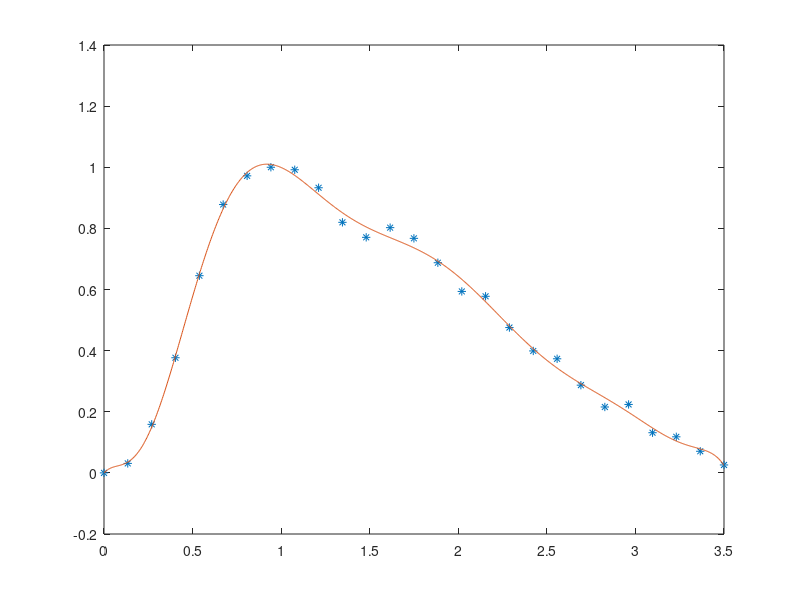
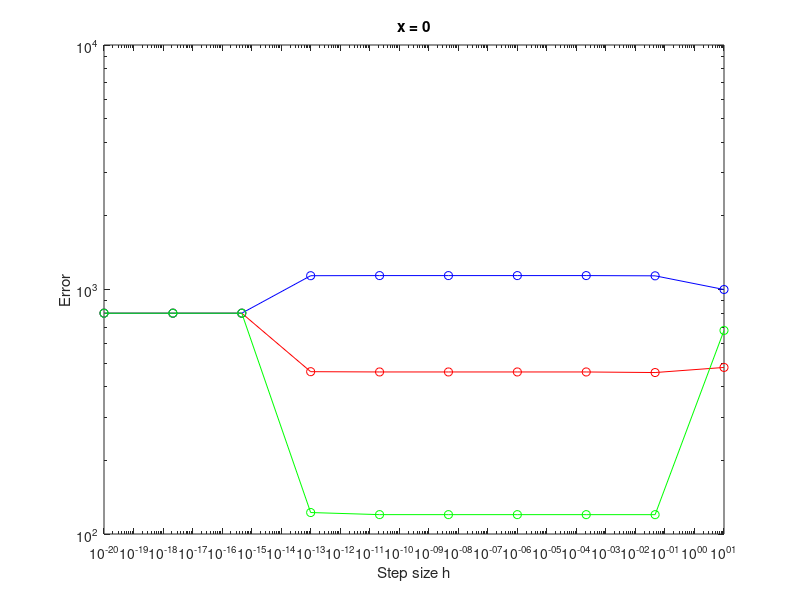
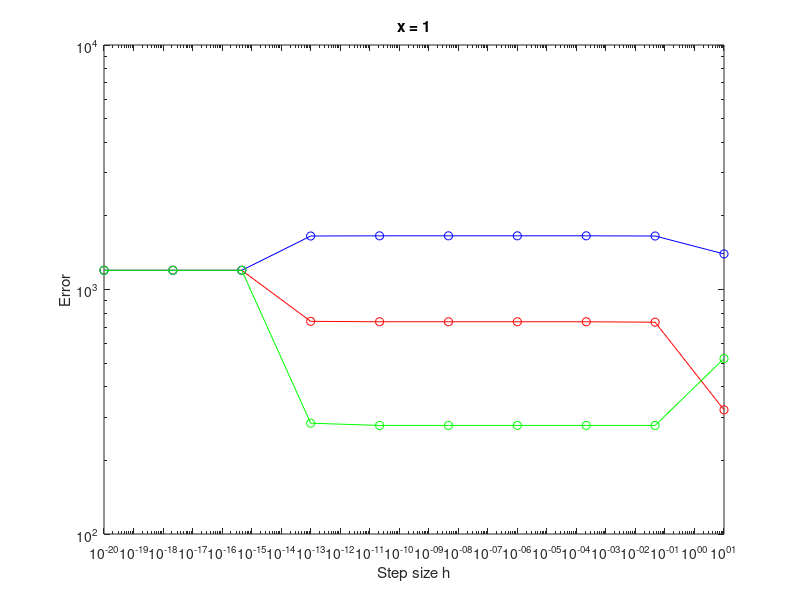
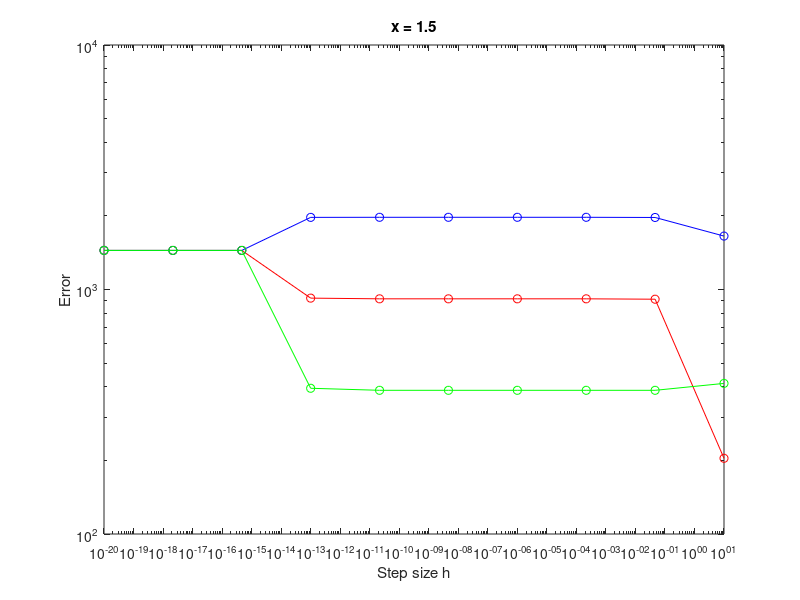

These figures' MATLAB source, in order: (Note: this script raises an error after producing the figures.)
% Emily Ng Shao Yih 46766546
% COSC2500 Module 1
% -----------------------------------------------------------------------
%% R1.1 -----------------------------------------------------------------
x = [ 0 0.1341 0.2693 0.4034 0.5386 0.6727 ...
0.8079 0.9421 1.0767 1.2114 1.3460 1.4801 ...
1.6153 1.7495 1.8847 2.0199 2.1540 2.2886 ...
2.4233 2.5579 2.6921 2.8273 2.9614 3.0966 ...
3.2307 3.3659 3.5000 ];
y = [ 0 0.0310 0.1588 0.3767 0.6452 0.8780 ...
0.9719 1.0000 0.9918 0.9329 0.8198 0.7707 ...
0.8024 0.7674 0.6876 0.5937 0.5778 0.4755 ...
0.3990 0.3733 0.2870 0.2156 0.2239 0.1314 ...
0.1180 0.0707 0.0259 ];
P = polyfit(x,y,10); %trial and error, 10 is the best fit by eye
x2 = linspace (0 ,3.5 ,1000);
y2 = polyval (P , x2 );
plot (x ,y , '*' ,x2 , y2 );

%all code in this section is referenced from programming hints
% f(x) = (-x^2) + 2x, 0 <= x <= 1
% f(x) = -0.4x + 1.4, 1 <= x <= 3.5
% ------------------------------------------------------------------------
%% R1.2 ------------------------------------------------------------------
x = [0,1,1.5,2];
num_points = 10;
h = logspace ( -20 , 1 , num_points ); %referenced from programming hints

for i = 1 : length(x)
    
    f12 = @(x) (x.^4)-(2.*x.^3);
    f13 = @(x) (f12(x+h)-f12(x))/h; %differenciated @f12
for n = 1 : num_points
   
   %forward difference
   fd = (f13(x(i)+h(n))-f13(x(i)))/h(n);
   %exact results
   ed = f13(x(i));
   
   %forward difference error
   fde(n) = abs(fd-ed);
   
   %backwards difference
   bd = (f13(x(i)-h(n))-f13(x(i)))/h(n);
   
   %backwards difference error
   bde(n) = abs(bd-ed);
   
   %central difference
   cd = (f13(x(i)+h(n))-f13(x(i)-h(n)))/h(n);
   
   %central difference error
   cde(n) = abs(cd-ed);
    
end

figure;
loglog(h,fde,'-or',h,bde,'-ob',h,cde,'-og');
title(['x = ' num2str(x(i))]);
ylabel('Error');
xlabel('Step size h');

end

%code in this section referenced from programming hints
% the distance between the lines of the graphs are all equal
% except for the last point in each graph
% ------------------------------------------------------------------------
%% R1.3 ------------------------------------------------------------------
f2 = @(x) cos(x);
f3 = @(x) (sin(x.^2))+1;
numPoints = 19;

%from line66 to line84 is about @f2
h = linspace(0,pi,numPoints);
trapX = zeros(1,numPoints);
simpX = zeros(1,numPoints);
inteX = zeros(1,numPoints);

X = f2(h);
for n = 1: numPoints
   trapX(n) = trapz(h(n),X); 
   simpX = SIMP42(X,h); %function SIMP42 taken from blackboard
   inteX = integral(f2,0,h(n));
end

%calculate error difference in both methods
simpXE = inteX - simpX;
trapXE = inteX - trapX;

figure;
loglog(h,simpXE,'-ob',h,trapXE,'-or');
title('cos(x)');

%from line87 to line is about @f3
g = linspace(0,10,numPoints);
trapY = zeros(1,numPoints);
simpY = zeros(1,numPoints);
inteY = zeros(1,numPoints);

Y = f3(g);
for n = 1: numPoints
   trapY(n) = trapz(g(n),Y); 
   simpY = SIMP42(Y,g); %function SIMP42 taken from blackboard
   inteY = integral(f3,0,g(n));
end

%calculate error difference in both methods
simpYE = inteY - simpY;
trapYE = inteY - trapY;

figure;
loglog(g,simpYE,'-ob',g,trapYE,'-or');
title('sin(x^2) + 1');

% ------------------------------------------------------------------------
%% R1.4 ------------------------------------------------------------------
f4 = @(x) exp(-x);
ANS = integral(f4, 0,400);
nval = 0.01; %size for step

x1A = zeros(1,20);
x2 = linspace(0,20,20); % fixed points
x2A = zeros(1,20); % array to hold points for fixed points
x2y = zeros(1,20); % array to hold points for step size

for n = 1: 20 %my laptop will crash if this goes more than 20 steps
    x1 = 0:nval; %fixed step size 
    x1A(n) = trapz(x1,f4(x1));
    nval = nval+nval; 

end

for m = 1: 20
    x2c = x2(m);
    x2y(m) = f4(x2c);    
end
x2A(m) = trapz(x2c,x2y);

%finding error difference
x1ed = ANS - x1A;
x2ed = ANS - x2A;

figure;
plot(x1ed,x1(1:20),'-r',x2ed,x2,'-b');
ylabel = ('error');
% ------------------------------------------------------------------------